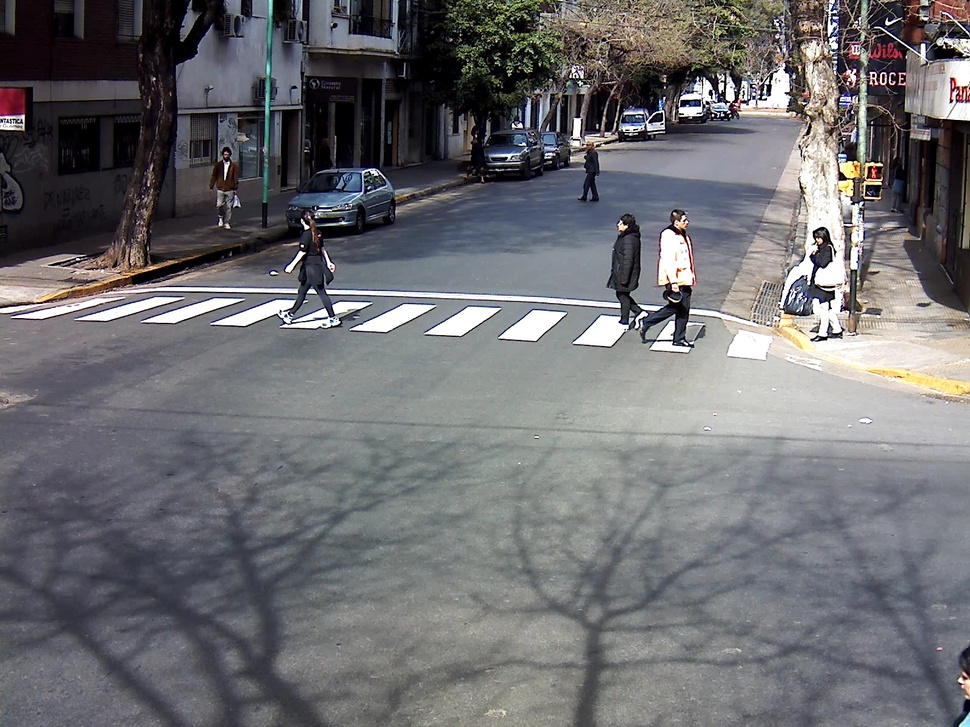
#> input picture 2c-2026/template-alumnos-20261027/salguero/img_10_22_40_781.jpg, 970 x 727 px, shrunk from 1600 x 1200 before the run
$ jupyter execute proyeccion-salguero.ipynb
#> lines starting #> are read from the running program, lines starting #| are printed output that depends on the picture
[cell 1]
import cv2
import numpy as np
import pandas as pd
from pathlib import Path
import lib
import os
from matplotlib import pyplot as plt

[cell 2]
def recuperarPares(csv_path):
    print(csv_path)
    df = pd.read_csv(csv_path, sep=';', engine="python")
    object_single = df[["X", "Y", "Z"]].to_numpy(dtype=np.float32)

    obj_points = []
    img_points = []

    for i in range(4):
        image_single = df[[f"u_{i}", f"v_{i}"]].to_numpy(dtype=np.float32)

        obj_points.append(object_single.copy())
        img_points.append(image_single.copy())

    return obj_points, img_points

[cell 3]
data_path = './salguero'

img_bgr = cv2.imread(str(os.path.join(data_path, 'img_10_22_40_781.jpg')))
#> img_bgr is the input picture: shape (727, 970, 3); mean B, G, R 112, 108.7, 109
img_rgb = cv2.cvtColor(img_bgr, cv2.COLOR_BGR2RGB)

[cell 4]
obj_points, img_points = recuperarPares(os.path.join(data_path, 'world_img_pts.csv'))
#> (reads 2c-2026/template-alumnos-20261027/salguero/world_img_pts.csv from the repository)

[cell 5]
worldPts = obj_points[1].T[:2,:]
videoPts = img_points[1].T

[cell 6]
# la homografia de ejemplo ya viene dada
H = np.array([[ 1.09443793e+02,  4.28987478e+01,  5.92685821e+02],
 [ 2.45115762e+00,  2.91349288e+00,  5.41092448e+02],
 [-1.02639841e-02,  2.98016564e-02,  1.00000000e+00]])

[cell 7]
# paso las coordenadas del mundo real a coordenadas homogeneas (le agrego la fila de ceros)
h_world = np.vstack([worldPts, np.ones(worldPts.shape[1])])

[cell 8]
# proyecto las coordenadas a coordenadas homogeneas del plano imagen
h_img = H @ h_world

[cell 9]
# le aplico el alpha para corregir la posición u,v
nlin, ncol = h_img.shape
proj_img = h_img[:3, :] / h_img[2:3, :]

[cell 10]
figsize=(12, 8)

U, V = videoPts[0,:], videoPts[1,:]
X, Y = proj_img[0,:], proj_img[1,:]

marker_size=35
fig, ax = plt.subplots(figsize=figsize)

ax.imshow(img_rgb)
ax.scatter(U, V, s=marker_size, marker="o", color='blue')
ax.scatter(X, Y, s=marker_size, marker="x", color='red')

ax.set_title("Fotografía con puntos originales (circulos azules) y proyectados del mundo real (cruces rojas)")
ax.set_xlabel("x / columna de imagen")
ax.set_ylabel("y / fila de imagen")
ax.grid(False)
plt.tight_layout()
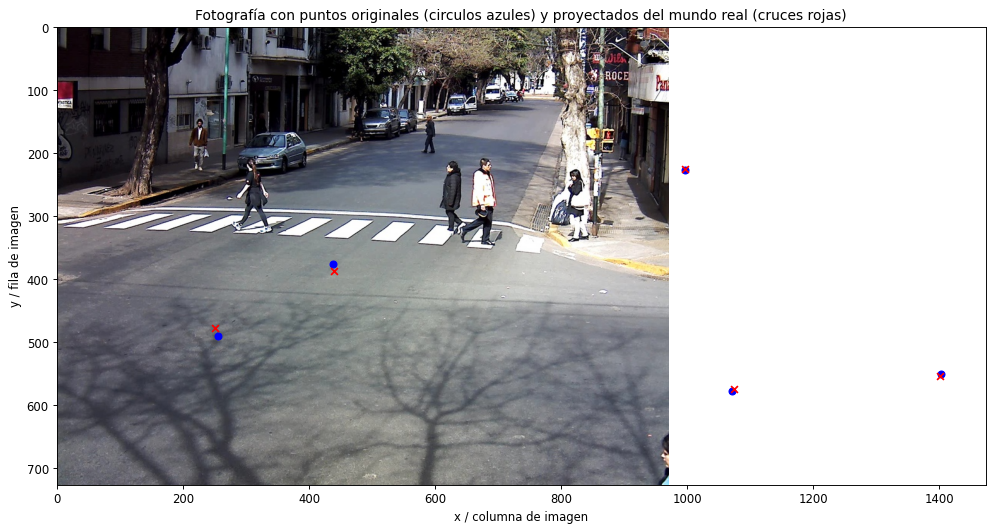
#> figure drawn by matplotlib, 1 panel
